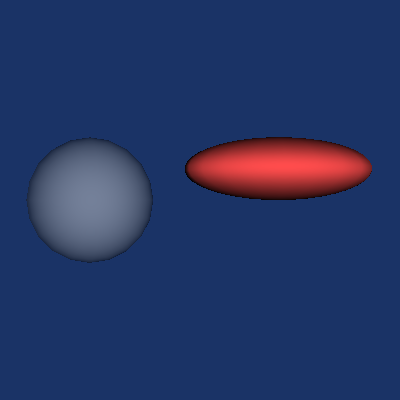

This figure's Python source:
#!/usr/bin/env python

# Demonstrate vtkAxisAlignedTransformFilter by applying translation,
# scaling, and rotation to a sphere and rendering the original and
# transformed surfaces.

# Factory overrides
import vtkmodules.vtkInteractionStyle  # noqa: F401
import vtkmodules.vtkRenderingFreeType  # noqa: F401
import vtkmodules.vtkRenderingOpenGL2  # noqa: F401

from vtkmodules.vtkFiltersGeneral import vtkAxisAlignedTransformFilter
from vtkmodules.vtkFiltersGeometry import vtkDataSetSurfaceFilter
from vtkmodules.vtkFiltersSources import vtkSphereSource
from vtkmodules.vtkRenderingCore import (
    vtkActor,
    vtkPolyDataMapper,
    vtkRenderWindow,
    vtkRenderWindowInteractor,
    vtkRenderer,
)

# Create a sphere source
sphere = vtkSphereSource()
sphere.SetCenter(0.0, 0.0, 0.0)
sphere.SetRadius(1.0)
sphere.SetPhiResolution(20)
sphere.SetThetaResolution(20)

# Original surface
surface_orig = vtkDataSetSurfaceFilter()
surface_orig.SetInputConnection(sphere.GetOutputPort())

mapper_orig = vtkPolyDataMapper()
mapper_orig.SetInputConnection(surface_orig.GetOutputPort())

actor_orig = vtkActor()
actor_orig.SetMapper(mapper_orig)
actor_orig.GetProperty().SetColor(0.8, 0.8, 0.8)
actor_orig.GetProperty().SetOpacity(0.3)

# Apply axis-aligned transform: translate, scale, and rotate 90 deg about X
transform = vtkAxisAlignedTransformFilter()
transform.SetInputConnection(sphere.GetOutputPort())
transform.SetTranslation(2.0, 1.0, 0.0)
transform.SetScale(1.5, 0.5, 1.0)
transform.SetRotationAngle(1)  # ROT90
transform.SetRotationAxis(0)   # X axis
transform.Update()

# Transformed surface
surface_xform = vtkDataSetSurfaceFilter()
surface_xform.SetInputConnection(transform.GetOutputPort())

mapper_xform = vtkPolyDataMapper()
mapper_xform.SetInputConnection(surface_xform.GetOutputPort())

actor_xform = vtkActor()
actor_xform.SetMapper(mapper_xform)
actor_xform.GetProperty().SetColor(1.0, 0.3, 0.3)

# Renderer
renderer = vtkRenderer()
renderer.AddActor(actor_orig)
renderer.AddActor(actor_xform)
renderer.SetBackground(0.1, 0.2, 0.4)

# Window
render_window = vtkRenderWindow()
render_window.AddRenderer(renderer)
render_window.SetSize(400, 400)
render_window.SetWindowName("axis aligned transform")

# Interactor
interactor = vtkRenderWindowInteractor()
interactor.SetRenderWindow(render_window)

# Scene
renderer.ResetCamera()

interactor.Initialize()
interactor.Start()
